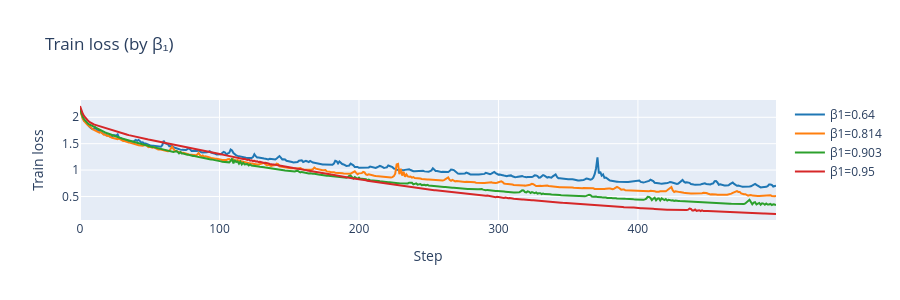
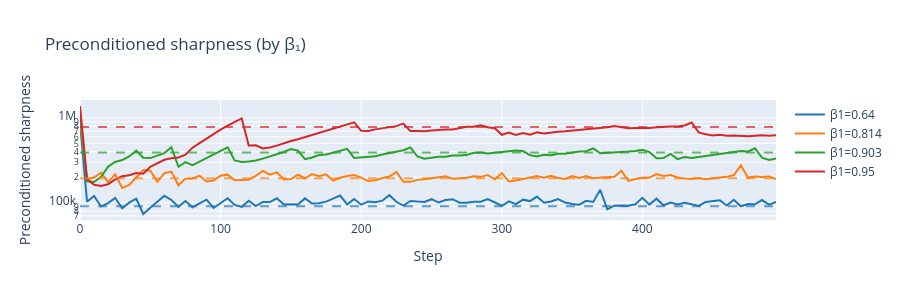

Notebook code cell kept with these figures, in order:
### Markdown cell above
### Train loss and sharpness (varying β₁)

### Code cell
show_fig(plot_fig1b_train_loss(betas_fig1b, OUTPUT_V2))
show_fig(plot_fig1b_lambda_A(betas_fig1b, OUTPUT_V2))
